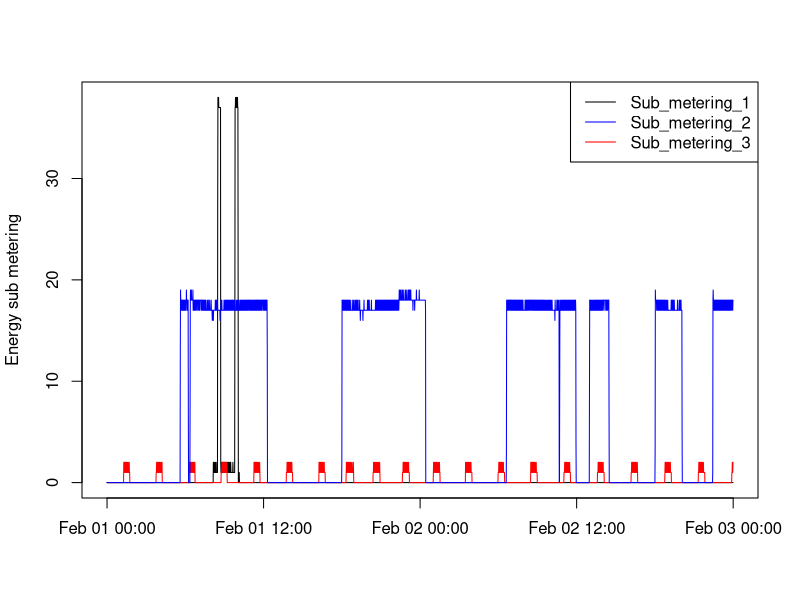

This chart was generated by the following R code:
library(lubridate)
read.csv('subsetdata.txt', header=T) -> data
data$date2 <- dmy_hms(paste(data$Date,data$Time))
png('Plot3.png', height=480, width=480)
plot(data$date2, data$Sub_metering_1, type='l', xlab='', ylab='Energy sub metering')
points(data$date2, data$Sub_metering_2, type='l', col='red')
points(data$date2, data$Sub_metering_3, type='l', col='blue')
legend('topright', legend=c('Sub_metering_1','Sub_metering_2','Sub_metering_3'), lty=c(1,1,1), col=c('black','blue','red'))
dev.off()

